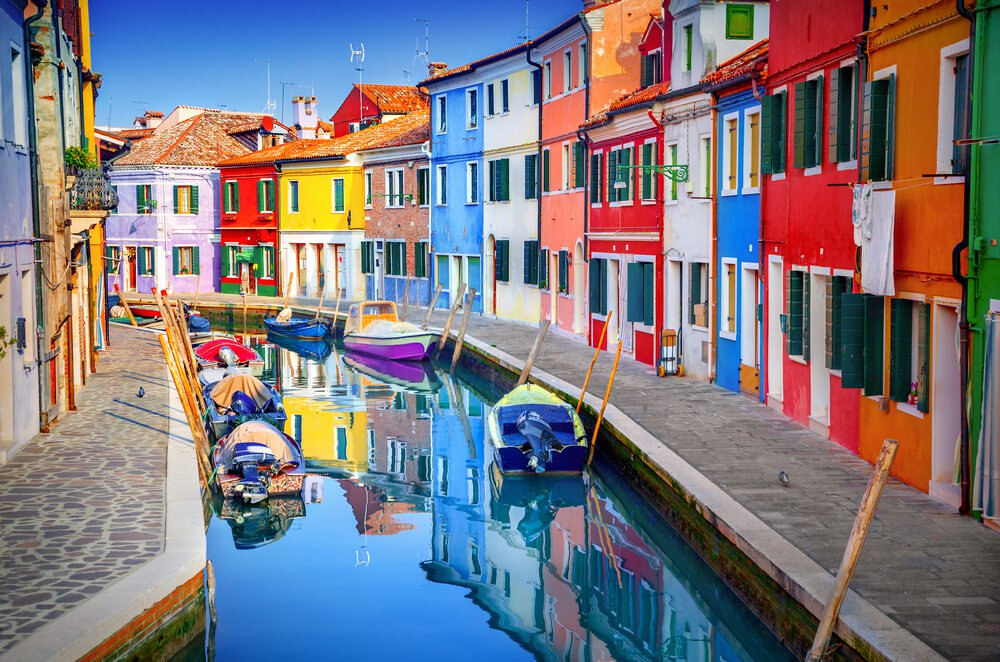
#> input picture colorpic.jpg, 1000 x 662 px
$ jupyter execute Untitled.ipynb
#> lines starting #> are read from the running program, lines starting #| are printed output that depends on the picture
[cell 1]
import pandas as pd
import numpy as np
import matplotlib.pyplot as plt
import seaborn as sns

[cell 2]
df=pd.read_csv("colors.csv",encoding="latin")
#> (reads colors.csv from the repository)

[cell 3]
df.head()

[cell 4]
df

[cell 5]
df.isnull().sum()

[cell 6]
sns.pairplot(df)
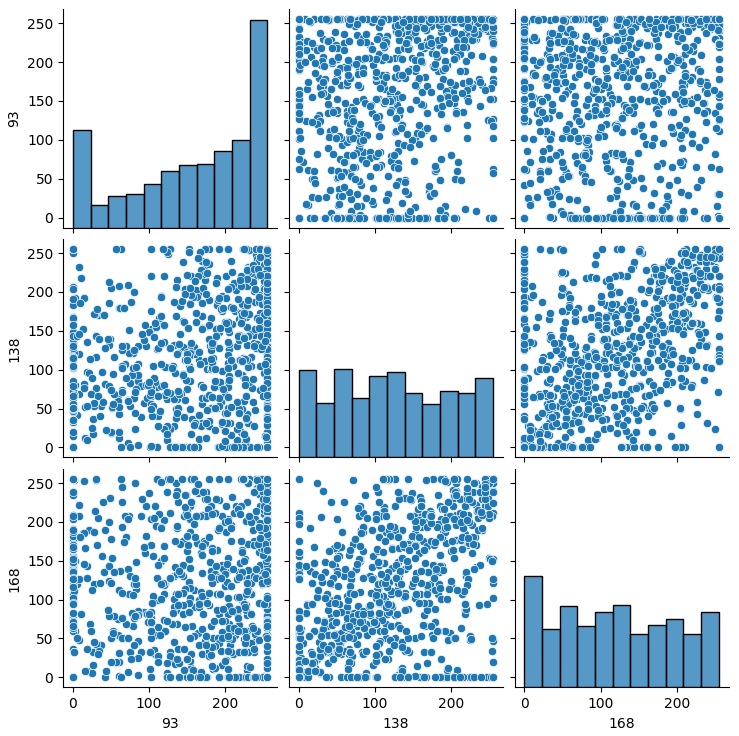
#> figure drawn by matplotlib, 9 panels

[cell 7]
import  cv2
import pandas as pd

img_path = r'colorpic.jpg'
img = cv2.imread(img_path)
#> img is the input picture: shape (662, 1000, 3); mean B, G, R 127.2, 120.1, 124.8

# declaring global variables (are used later on)
clicked = False
r = g = b = x_pos = y_pos = 0

# Reading csv file with pandas and giving names to each column
index = ["color", "color_name", "hex", "R", "G", "B"]
csv = pd.read_csv('colors.csv', names=index, header=None)


# function to calculate minimum distance from all colors and get the most matching color
def get_color_name(R, G, B):
    minimum = 10000
    for i in range(len(csv)):
        d = abs(R - int(csv.loc[i, "R"])) + abs(G - int(csv.loc[i, "G"])) + abs(B - int(csv.loc[i, "B"]))
        if d <= minimum:
            minimum = d
            cname = csv.loc[i, "color_name"]
    return cname


# function to get x,y coordinates of mouse double click
def draw_function(event, x, y, flags, param):
    if event == cv2.EVENT_LBUTTONDBLCLK:
        global b, g, r, x_pos, y_pos, clicked
        clicked = True
        x_pos = x
        y_pos = y
        b, g, r = img[y, x]
        b = int(b)
        g = int(g)
        r = int(r)


cv2.namedWindow('image')
cv2.setMouseCallback('image', draw_function)

while True:

    cv2.imshow("image", img)
    if clicked:

        # cv2.rectangle(image, start point, endpoint, color, thickness)-1 fills entire rectangle
        cv2.rectangle(img, (20, 20), (750, 60), (b, g, r), -1)

        # Creating text string to display( Color name and RGB values )
        text = get_color_name(r, g, b) + ' R=' + str(r) + ' G=' + str(g) + ' B=' + str(b)

        # cv2.putText(img,text,start,font(0-7),fontScale,color,thickness,lineType )
        cv2.putText(img, text, (50, 50), 2, 0.8, (255, 255, 255), 2, cv2.LINE_AA)

        # For very light colours we will display text in black colour
        if r + g + b >= 600:
            cv2.putText(img, text, (50, 50), 2, 0.8, (0, 0, 0), 2, cv2.LINE_AA)

        clicked = False

    # Break the loop when user hits 'esc' key
    if cv2.waitKey(20) & 0xFF == 27:
#> (key Esc is pressed here)
        break
